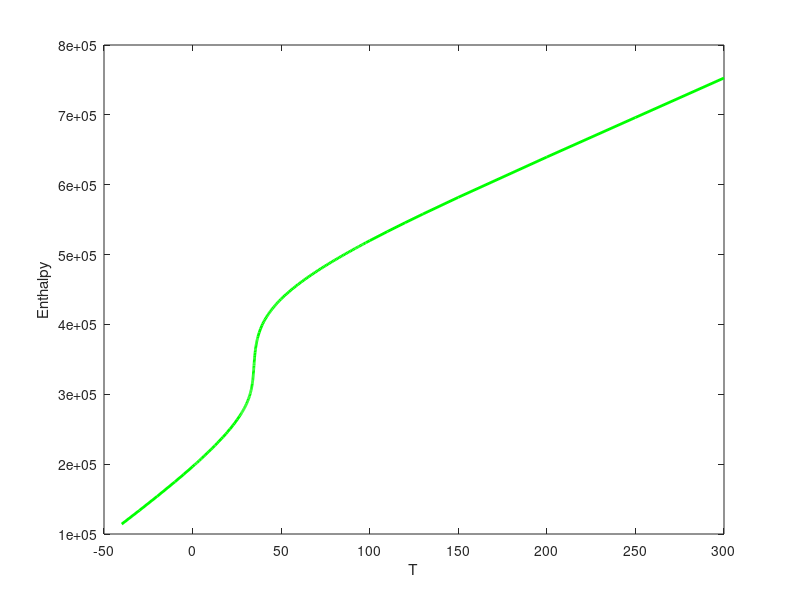
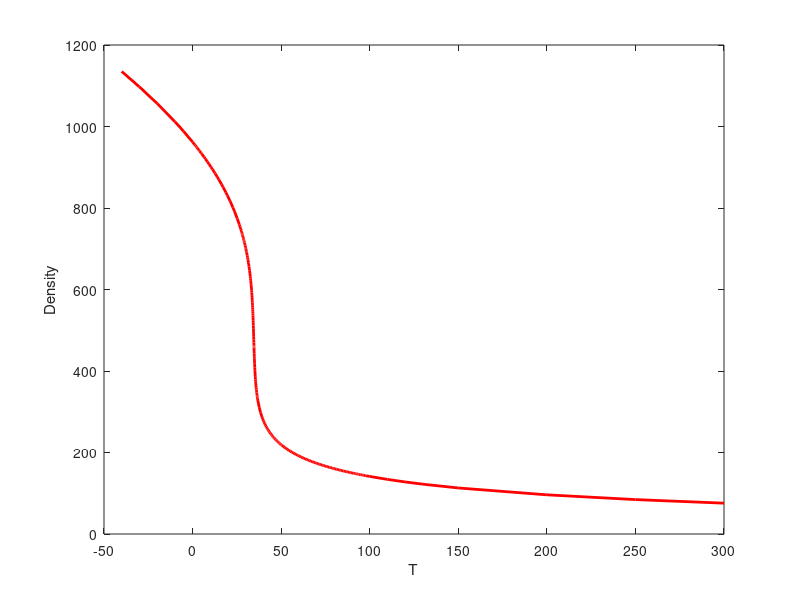
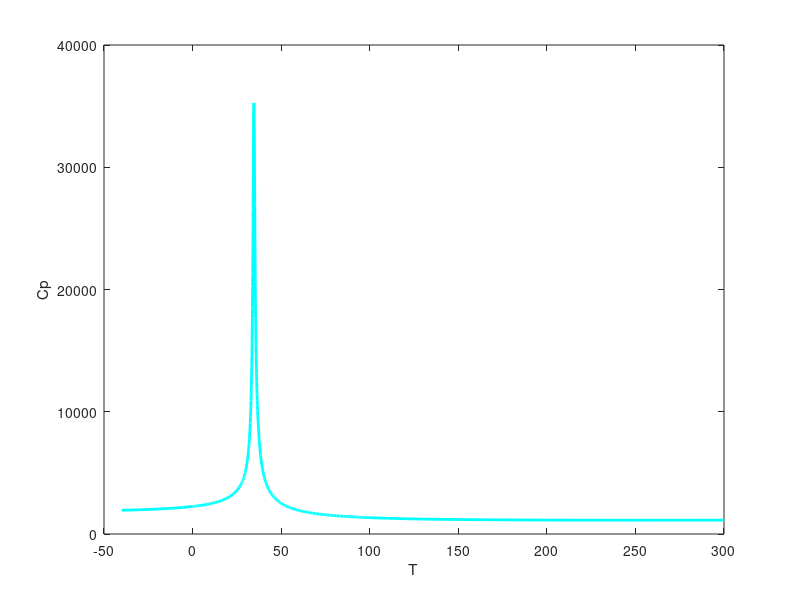
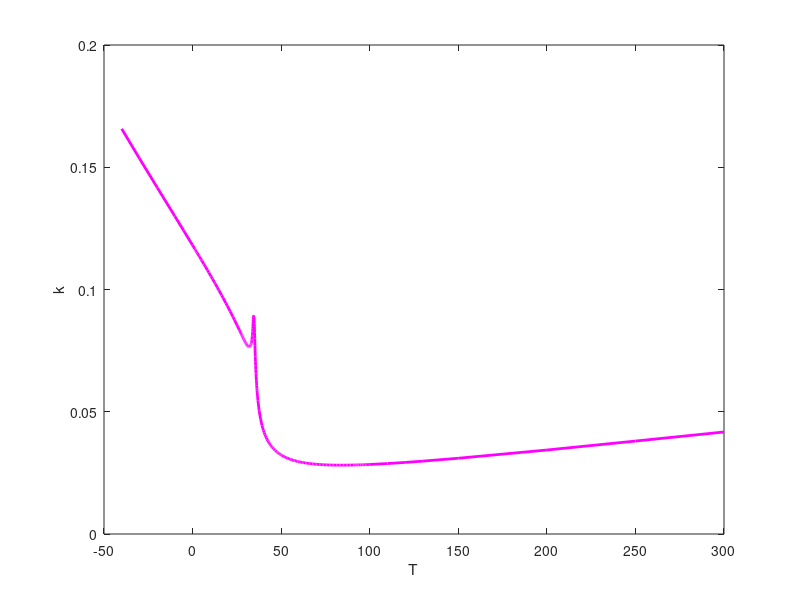

Write the MATLAB code that produced these figures, in order.
%===============================================================================
%
%  The MATLAB script to plot physical properties in "co2.txt"
% 
%===============================================================================

% open the file
fid = fopen('co2.txt');

% skip first two rows
A=fscanf(fid, '%s',[1,8]);
B=fscanf(fid, '%s',[1,8]);

% read the rest
C=fscanf(fid, '%f %f %f %f %f %f %f %f',[8,inf])

% rewind the file (close and open)
fclose(fid);
fid = fopen('co2.txt');

% plot what you read, takin labels from file
color = ['b','g','r','c','m','y','k'];
for i=1:8
  L=fscanf(fid, '%s', 1); % read a label
  if i>2 
    figure
    plot( C(1,:), C(i,:), color(i-1), 'LineWidth', 2 )
    xlabel('T');
    ylabel(L)
  end
end

%-------------------------------------------------------------------------------
% '$Id: plot_co2.m,v 1.1 2011/05/28 17:55:38 niceno Exp $'/
%-------------------------------------------------------------------------------
